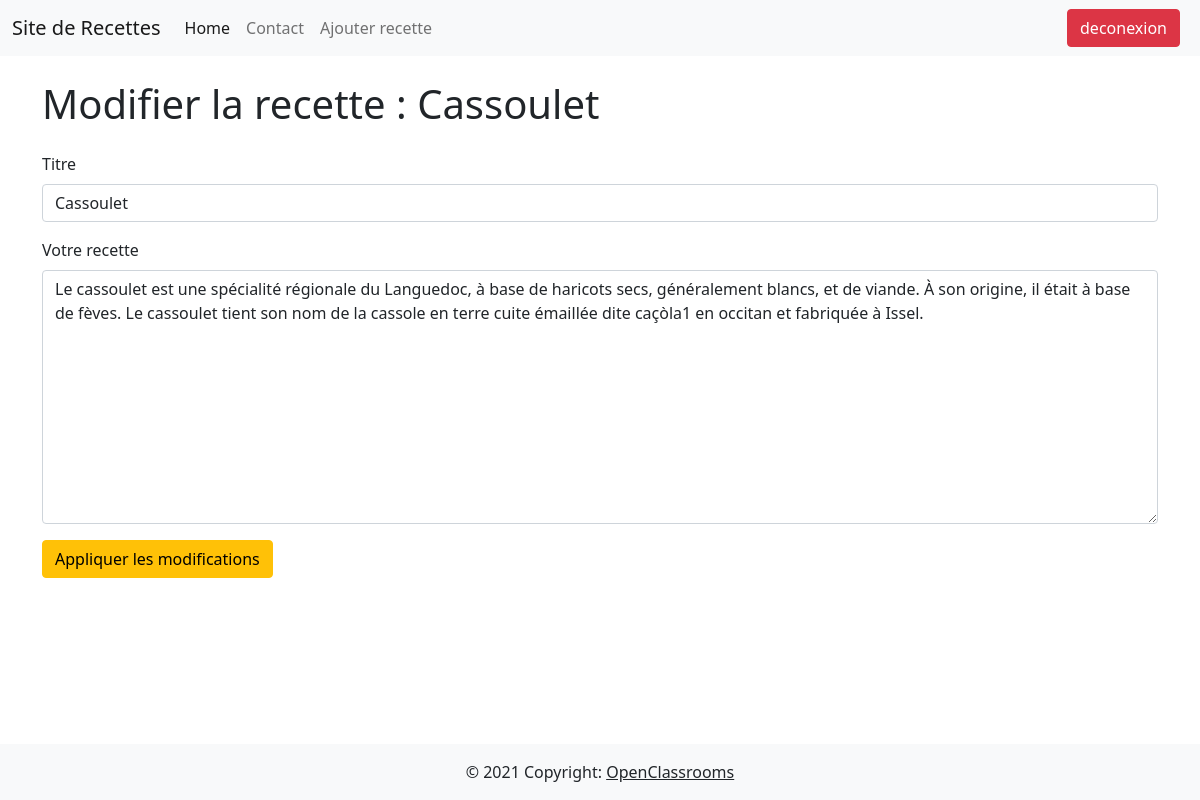
Before: /edit_recipe.php?recipe_id=1 (signed in) with the older database file.
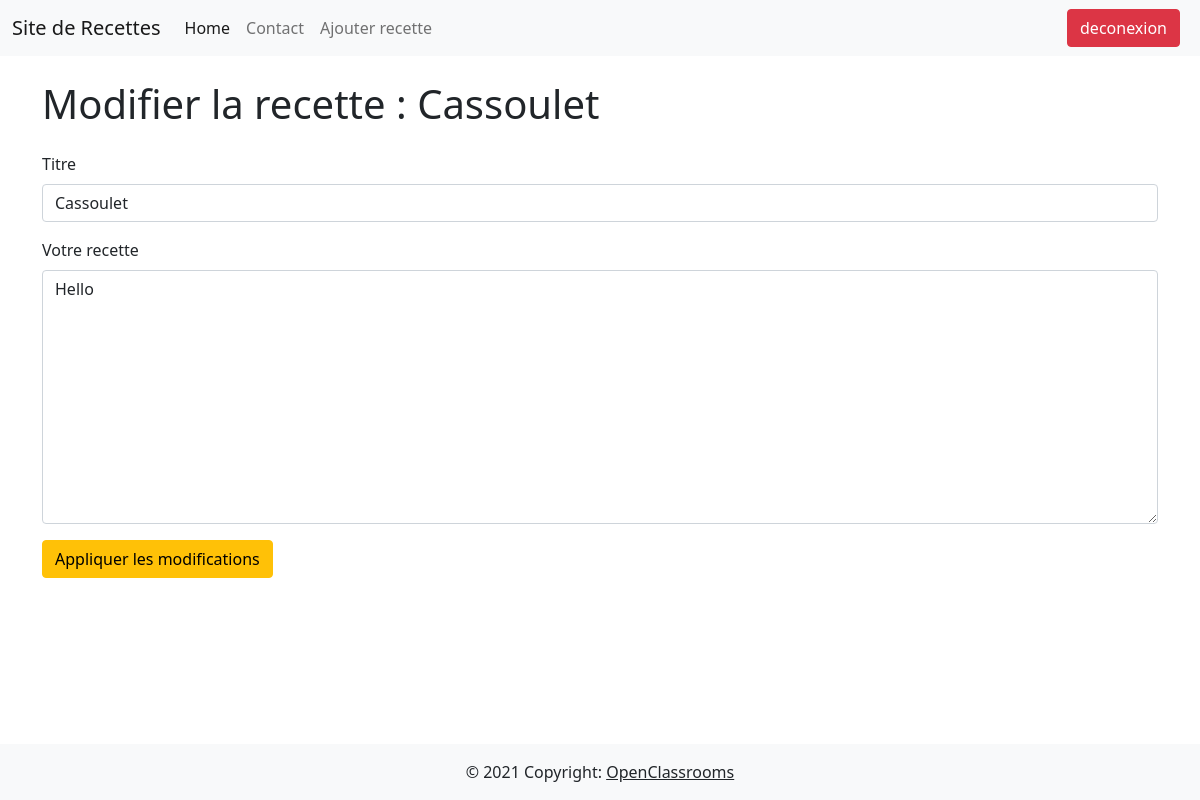
After: the same page with the newer database file.
### tables this page shows
CREATE TABLE `recettes` (
  `recpe_id` int(11) NOT NULL,
  `title` varchar(256) NOT NULL,
  `recipe` text NOT NULL,
  `author` varchar(128) DEFAULT NULL,
  `is_enabled` tinyint(1) NOT NULL
);

### edit_recipe.php (the view, shortened to what this page needs)
<?php
include_once 'header.php';
if(isset($_GET['recipe_id'])){
    $sqlRecipeQuery= 'SELECT * FROM recettes WHERE recpe_id = :recpe_id' ;
    $recipeStatement = $db->prepare($sqlRecipeQuery);
    $recipeStatement->execute(
        ['recpe_id' => $_GET['recipe_id'],]
    )or die(print_r($db->errorInfo()));
    $recipe = $recipeStatement->fetch();
}
?>
<?php if(isset($recipe)):?>
    <?php if($recipe['author']==$_SESSION['logged_user']):?>
        <h1 class="mt-4">Modifier la recette : <?php echo($recipe['title']) ?></h1>
        <form class="mt-4" action="./submit_update_recipe.php" method="POST">
            <div class="mb-3">
                <label for="formGroupExampleInput" class="form-label">Titre</label>
                <input type="text" class="form-control" id="formGroupExampleInput" name='update_title' placeholder="Titre de votre recette" required value="<?php echo($recipe['title']);?>">
            </div>
            <div class="mb-3">
                <label for="exampleFormControlTextarea1" class="form-label">Votre recette</label>
                <textarea class="form-control" id="exampleFormControlTextarea1" name='update_recipe' placeholder="Détailler votre recette" rows="10" required><?php echo($recipe['recipe']);?></textarea>
            </div>
            <div class="col-auto">
            <button type="submit" class="btn btn-warning mb-3">Appliquer les modifications</button>
        </div>
        </form>
    <?php else:?>
        <p class="alert alert-warning mt-5">Vous ne pouvez pas éditer une recette qui n'est pas la vôtre</p>
<?php endif;
endif;
include_once 'footer.php';
?>

Changed rows visible on the page:
changed recettes "Cassoulet": update_recipe "Le cassoulet est une spécialité régionale du Languedoc, à base de haricots secs, généralement blancs, et de viande. À son origine, il était à base de fèves. Le cassoulet tient son nom de la cassole en terre cuite émaillée dite caçòla1 en occitan et fabriquée à Issel." → "Hello"
